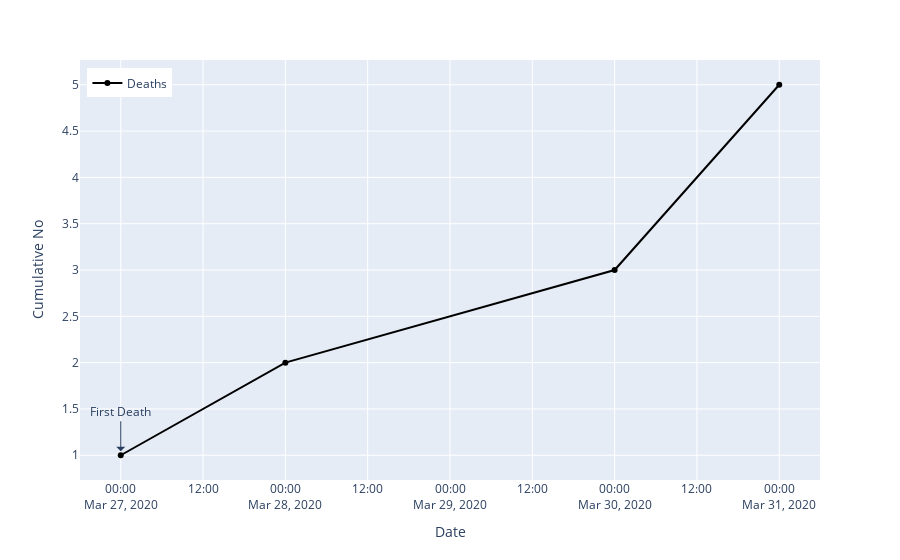

The notebook cell saved with this chart:
### Code cell
fig_cum_deaths = px.line(cum_deaths, x='date', y='cum_deaths')

fig_cum_deaths.update_layout(
    title="",
    xaxis_title="Date",
    yaxis_title="Cumulative No",
    hovermode= 'x',
    legend=dict(x=0.01, y=.98),
    xaxis=dict(fixedrange=True),
    yaxis=dict(fixedrange=True),
    annotations=[
        dict(
            x=pd.to_datetime('2020-03-27', format='%Y/%m/%d'),
            y=1,
            xref="x",
            yref="y",
            text="First Death",
            showarrow=True,
            arrowsize=1.5,
            arrowhead=1,
            yshift=4,
            ax=0,
            ay=-40
        )
    ],
)

fig_cum_deaths.update_traces(mode='markers+lines', showlegend=True, line = {'color': 'black'})

fig_cum_deaths.data[0].name = "Deaths"

fig_cum_deaths.data[0].hovertemplate = '%{y}'
fig_cum_deaths.show(config = dict(displayModeBar=False))

### Figure 1 — Plotly figure (JSON) as saved in the notebook; plotly's stock layout.template omitted (floating-point values rounded to 4 significant figures)
{"data": [{"hoverlabel": {"namelength": 0}, "hovertemplate": "%{y}", "legendgroup": "", "line": {"color": "black", "dash": "solid"}, "mode": "markers+lines", "name": "Deaths", "showlegend": true, "type": "scatter", "x": ["2020-03-27T00:00:00", "2020-03-28T00:00:00", "2020-03-30T00:00:00", "2020-03-31T00:00:00"], "xaxis": "x", "y": [1, 2, 3, 5], "yaxis": "y"}], "layout": {"annotations": [{"arrowhead": 1, "arrowsize": 1.5, "ax": 0, "ay": -40, "showarrow": true, "text": "First Death", "x": "2020-03-27T00:00:00", "xref": "x", "y": 1, "yref": "y", "yshift": 4}], "hovermode": "x", "legend": {"tracegroupgap": 0, "x": 0.01, "y": 0.98}, "margin": {"t": 60}, "title": {"text": ""}, "xaxis": {"anchor": "y", "domain": [0, 1], "fixedrange": true, "title": {"text": "Date"}}, "yaxis": {"anchor": "x", "domain": [0, 1], "fixedrange": true, "title": {"text": "Cumulative No"}}}}
